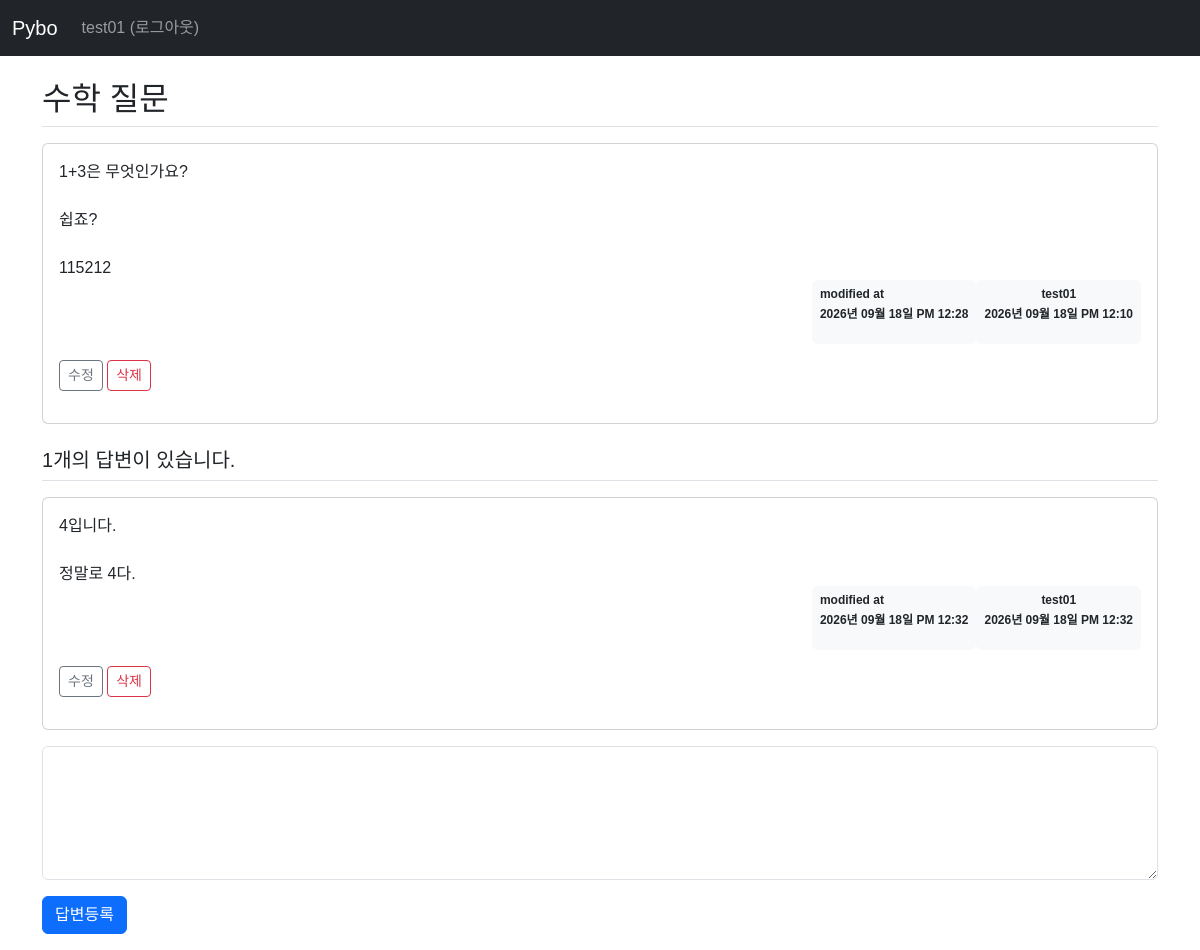
Page /question/detail/304 (signed in) on the committed database.
### pybo/models.py (models this page shows)
class User(db.Model):
    id = db.Column(db.Integer, primary_key=True)
    username = db.Column(db.String(150), unique=True, nullable=False)
    password = db.Column(db.String(200), nullable=False)
    email = db.Column(db.String(120), unique=True, nullable=False)

class Question(db.Model):
    id = db.Column(db.Integer, primary_key=True)
    subject = db.Column(db.String(200), nullable=False)
    content = db.Column(db.Text, nullable=False)
    create_date = db.Column(db.DateTime, nullable=False)
    user_id = db.Column(db.Integer, db.ForeignKey('user.id', ondelete='CASCADE'), nullable=False)
    user = db.relationship('User', backref=db.backref('question_set'))
    modify_date = db.Column(db.DateTime, nullable=True)

class Answer(db.Model):
    id = db.Column(db.Integer, primary_key=True)
    question_id = db.Column(db.Integer, db.ForeignKey('question.id', ondelete='CASCADE'))
    question = db.relationship(Question, backref=db.backref('answer_set'))
    content = db.Column(db.Text, nullable=False)
    create_date = db.Column(db.DateTime, nullable=False)
    user_id = db.Column(db.Integer, db.ForeignKey('user.id', ondelete='CASCADE'), nullable=False)
    user = db.relationship('User', backref=db.backref('answer_set'))
    modify_date = db.Column(db.DateTime, nullable=True)

### pybo/views/question_views.py (the view)
@bp.route('/detail/<int:question_id>')
def detail(question_id):
    form = AnswerForm()
    question = Question.query.get_or_404(question_id)
    return render_template('question/question_detail.html', question=question, form=form)

### pybo/forms.py
class AnswerForm(FlaskForm):
    content = TextAreaField('내용', validators=[DataRequired('내용은 필수 입력 항목입니다.')])
    submit = SubmitField('답변등록')

### pybo/filter.py (called while the page is built)
def format_datetime(value, fmt='%Y년 %m월 %d일 %p %I:%M'):
    return value.strftime(fmt)

### pybo/views/auth_viewe.py (called while the page is built)
@bp.before_app_request
def load_logged_in_user():
    user_id = session.get('user_id')
    if user_id is None:
        g.user = None
    else:
        g.user = User.query.get(user_id)

### pybo/templates/question/question_detail.html (shortened to what this page needs)
{% extends 'base.html' %}
{% block content %}
<div class="container my-3">
    <h2 class="border-bottom py-2">{{ question.subject }}</h2>
    <div class="card my-3">
        <div class="card-body">
            <div class="card-text" style="white-space: pre-line;">{{ question.content }}</div>
            <div class="d-flex justify-content-end">
                {% if question.modify_date %}
                <div class="badge bg-light text-dark p-2">
                    <p class="mb-2 text-start">modified at</p>
                    <p>{{ question.modify_date | datetime }}</p>
                </div>
                {% endif %}
                <div class="badge bg-light text-dark p-2">
                    <p class="mb-2">{{ question.user.username }}</p>
                    <p>{{ question.create_date | datetime }}</p>
                </div>
            </div>
            <div class="my-3">
                {% if g.user == question.user %}
                <a href="{{ url_for('question.modify', question_id=question.id) }}"
               class="btn btn-sm btn-outline-secondary">수정</a>
                <button class="btn btn-sm btn-outline-danger delete"
                data-uri="{{ url_for('question.delete', question_id=question.id) }}">삭제</button>
                {% endif %}
            </div>
        </div>
    </div>
    <h5 class="border-bottom my-3 py-2">{{ question.answer_set | length }}개의 답변이 있습니다.</h5>
    {% for answer in question.answer_set %}
    <div class="card my-3">
        <div class="card-body">
            <div class="card-text" style="white-space: pre-line;">{{ answer.content }}</div>
            <div class="d-flex justify-content-end">
                {% if answer.modify_date %}
                <div class="badge bg-light text-dark p-2">
                    <p class="mb-2 text-start">modified at</p>
                    <p>{{ answer.modify_date | datetime }}</p>
                </div>
                {% endif %}
                <div class="badge bg-light text-dark p-2">
                    <p class="mb-2" textstart>{{ answer.user.username }}</p>
                    <p>{{ answer.create_date | datetime }}</p>
                </div>
            </div>
            <div class="my-3">
                {% if g.user == answer.user %}
                <a href="{{ url_for('answer.modify', answer_id=answer.id) }}"
                   class="btn btn-sm btn-outline-secondary">수정</a>
                <button class="btn btn-sm btn-outline-danger delete"
                data-uri="{{ url_for('answer.delete', answer_id=answer.id) }}">삭제</button>
                {% endif %}
            </div>
        </div>
    </div>
    {% endfor %}
    <form action="{{ url_for('answer.create', question_id=question.id) }}" method="post" class="my-3">
        <div class="mb-3">
            {{ form.content(class='form-control', rows='5', disabled=(not g.user)) }}
        </div>
        {{ form.submit(class="btn btn-primary", disabled=(not g.user)) }}
    </form>
</div>
{% endblock %}

### pybo/templates/navbar.html (shortened to what this page needs)
    <nav class="navbar bg-dark navbar-expand-sm" data-bs-theme="dark">
      <div class="container-fluid">
        <a class="navbar-brand" href="{{ url_for('main.index') }}">Pybo</a>
        <div class="collapse navbar-collapse" id="navbarNav">
          {% if g.user %}
          <ul class="navbar-nav ">
            <li class="nav-item">
              <a class="nav-link " href="{{ url_for('auth.logout') }}">{{ g.user.username }} (로그아웃)</a>
            </li>
          </ul>
          {% endif %}
        </div>
      </div>
    </nav>

### pybo/static/style.css (style rules this page uses)
body { font-family: "Noto Sans KR", sans-serif; font-weight: 400; }

### rows in the picture
User: user.username "test01"
Question: subject "수학 질문", content "1+3은 무엇인가요? 쉽죠? 115212", modify_date "2026년 09월 18일 PM 12:28", create_date "2026년 09월 18일 PM 12:10"
Answer: content "4입니다. 정말로 4다.", modify_date "2026년 09월 18일 PM 12:32", user.username "test01", create_date "2026년 09월 18일 PM 12:32"

### other values in the picture
{{ question.answer_set | length }} "1"
